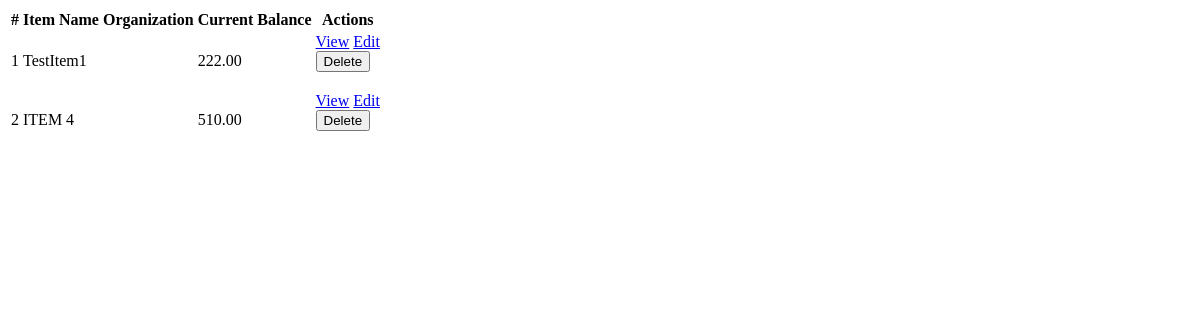
Before: /api/item/ (signed in) with the older database file.
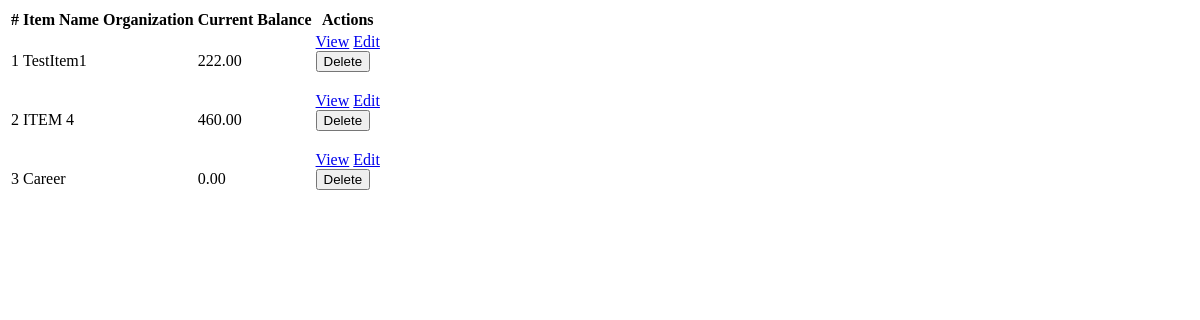
After: the same page with the newer database file.
### item/models.py (models this page shows, shortened)
class Item(BaseModel):
    organization = models.ForeignKey(
        Organization, on_delete=models.CASCADE, related_name='items')
    item_name = models.CharField(max_length=200)
    origin_nation_code = models.CharField(
        max_length=2, choices=COUNTRY_CHOICES)
    item_type_code = models.CharField(
        max_length=2, choices=PRODUCT_TYPE_CHOICES)
    quantity_unit_code = models.CharField(
        max_length=3,
        choices=UNIT_CHOICES,
    )
    package_unit_code = models.CharField(
        max_length=3,
        choices=PACKAGE_CHOICES,
    )
    item_class_code = models.CharField(
        max_length=20, choices=get_item_class_choices())
    item_tax_code = models.CharField(
        max_length=1, choices=TAX_TYPE_CHOICES)
    item_opening_balance = models.DecimalField(
        max_digits=10, decimal_places=2, blank=True, null=True, default=0)
    item_current_balance = models.DecimalField(
        max_digits=10, decimal_places=2, blank=True, null=True, default=0)
    item_system_id = models.CharField(max_length=200, blank=True, null=True)
    item_system_name = models.CharField(max_length=200, blank=True, null=True)
    itemCd = models.CharField(
        max_length=16, null=False, blank=False)
    class Meta:
        unique_together = (('organization', 'itemCd'),
                           ('organization', 'item_name'))

### item/views.py (the view)
# urls.py: path("", views.item_list, name="item_list"),
@login_required
def item_list(request):
    try:
        items = Item.objects.select_related('organization').all()
        return render(request, "item/item_list.html", {"items": items})
    except Exception as e:
        return JsonResponse({"status": "error", "message": str(e)}, status=500)

### item/templates/item/item_list.html (shortened to what this page needs)
<table>
    <thead>
        <tr>
            <th>#</th>
            <th>Item Name</th>
            <th>Organization</th>
            <th>Current Balance</th>
            <th>Actions</th>
        </tr>
    </thead>
    <tbody>
        {% for item in items %}
        <tr>
            <td>{{ forloop.counter }}</td>
            <td>{{ item.item_name }}</td>
            <td>{{ item.organization.organisation_name }}</td>
            <td>{{ item.item_current_balance }}</td>
            <td>
                <a href="{% url 'item:item_detail' item.id %}">View</a>
                <a href="{% url 'item:item_update' item.id %}">Edit</a>
                <form method="POST" action="{% url 'item:item_delete' item.id %}">
                    <button type="submit">Delete</button>
                </form>
            </td>
        </tr>
        {% endfor %}
    </tbody>
</table>

Changed rows visible on the page:
changed Item "ITEM 4": item_current_balance "510.00" → "460.00"
added Item: item_name "Career", item_current_balance "0.00"
